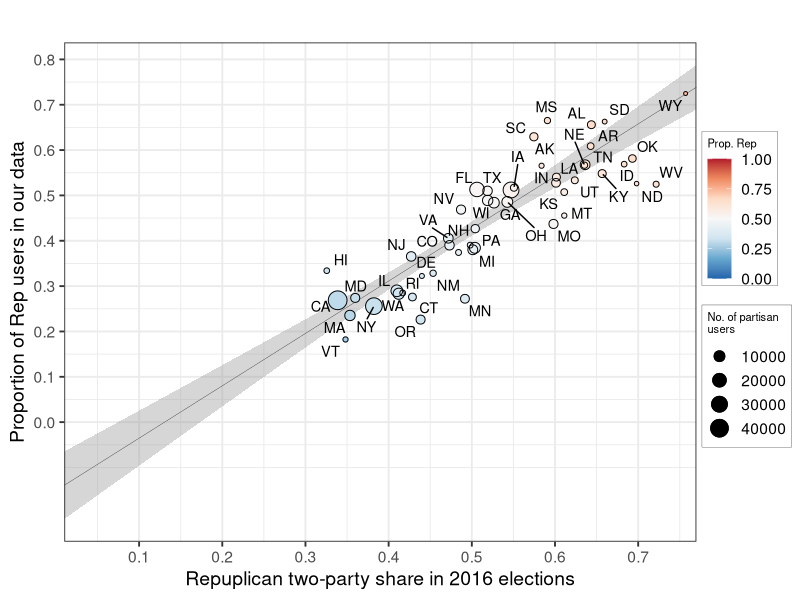
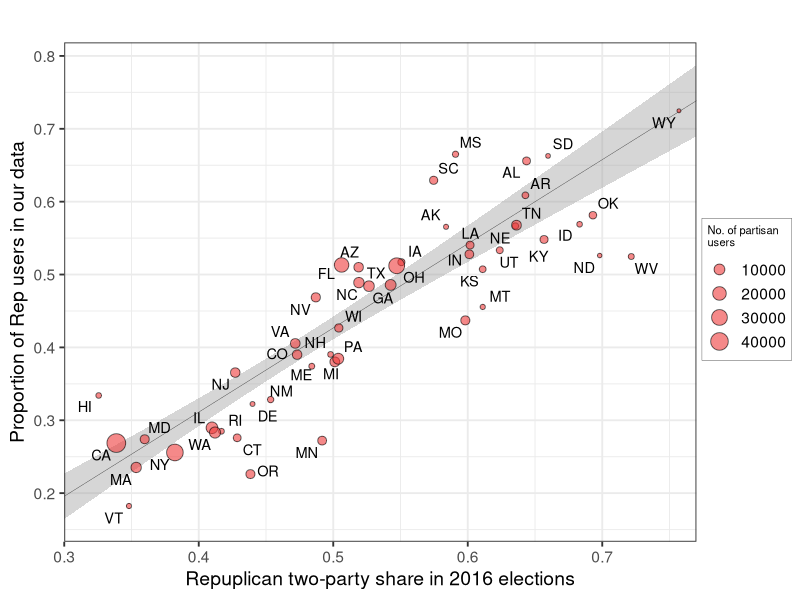

Reproduce these figures in R, in order.
library(ggplot2)
library(ggrepel)
setwd('/Users/ddemszky/Google_Drive/Research/Framing/NAACL/framing-twitter')
data <- read.csv("verify_partisanship_assignment/output/verify_party_assignment.csv", header=TRUE)

# We exclude DC because it has a disproportionately large number of news media Twitter handles that make it an outlier. Moreover, DC is not an official state.
data = data[data$abbr != 'DC',]

data$avg_part <- rowMeans(subset(data, select = c(rep_share, rep_twitter)), na.rm = TRUE)

ggplot(data) + 
  geom_smooth(method='lm', aes(x=rep_share, y=rep_twitter, weight=partisan_twitter), size=.1, color='black', se=TRUE, fullrange=TRUE)  + 
  geom_point(aes(x=rep_share, y=rep_twitter, size=partisan_twitter, color=avg_part)) + 
  geom_point(aes(x=rep_share, y=rep_twitter, size=partisan_twitter), shape = 1,colour = "black") +
  geom_text_repel(aes(x=rep_share, y=rep_twitter, label=abbr), size=3.7) + 
  scale_color_distiller("Prop. Rep", palette = "RdBu", limits=c(0,1)) + 
  theme_bw(base_size=14) +
  labs(x='Repuplican two-party share in 2016 elections', y='Proportion of Rep users in our data', title='', size='No. of partisan\nusers') + 
  scale_y_continuous(breaks=seq(0,1,.1)) + scale_x_continuous(breaks=seq(0,1,.1), expand=c(0,0), limits=c(0.01, .77))  +
  theme(legend.background = element_rect(color="black",size = 0.1),legend.margin=margin(c(4,4,5,4)), legend.title=element_text(size=8),
        legend.box.margin=margin(-5,-1,-1,-10))

ggplot(data) + 
  geom_smooth(method='lm', aes(x=rep_share, y=rep_twitter, weight=partisan_twitter), size=.1, color='black', se=TRUE, fullrange=TRUE)  + 
  geom_point(aes(x=rep_share, y=rep_twitter, size=partisan_twitter), fill='brown2', shape=21, alpha=.6) + 
  geom_text_repel(aes(x=rep_share, y=rep_twitter, label=abbr), size=3.7) + 
  theme_bw(base_size=14) +
  labs(x='Repuplican two-party share in 2016 elections', y='Proportion of Rep users in our data', title='', size='No. of partisan\nusers') + 
  scale_y_continuous(breaks=seq(0,1,.1)) + scale_x_continuous(breaks=seq(0,1,.1), expand=c(0,0), limits=c(0.3, .77))  +
  theme(legend.background = element_rect(color="black",size = 0.1),legend.margin=margin(c(4,4,5,4)), legend.title=element_text(size=8),
        legend.box.margin=margin(-5,-1,-1,-10))


fit <- lm(rep_share ~ rep_twitter, weights = partisan_twitter, data = data)
summary(fit)
